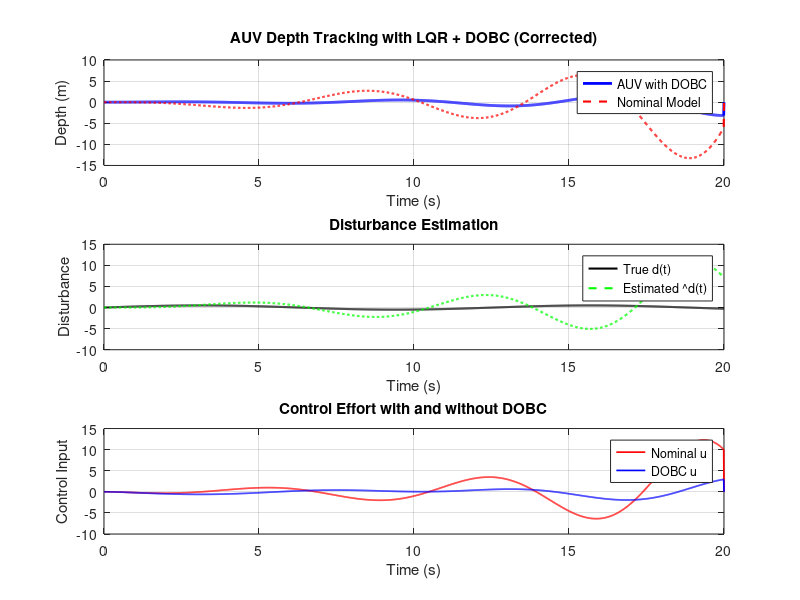

Reproduce this figure in MATLAB.
% DOBC with LQR (Corrected) for AUV Depth Control
clc; clear; close all;

%% System Parameters
A = [0 1; 0 0];
B = [0; 1];
C = [1 0];
E = [0; 1]; % Disturbance enters like control input
x0 = [0; 0];

%% LQR Controller
Q = diag([10 1]);
R = 1;
K = lqr(A, B, Q, R);

%% Simulation settings
dt = 0.01;
T = 20;
t = 0:dt:T;
N = length(t);

%% Disturbance signal
d = 0.5 * sin(0.5 * t); % True disturbance

%% Initialization
x = zeros(2, N); % Plant with DOBC
x_nom = zeros(2, N); % Nominal plant (for observer)
y = zeros(1, N);
y_nom = zeros(1, N);
u_nom = zeros(1, N);
u_dobc = zeros(1, N);
d_hat = zeros(1, N);

tau = 0.5; % Observer time constant (LPF)

%% Simulation loop
for k = 1:N-1
    % Nominal LQR control
    u_nom(k) = -K * x(:,k);

    % Nominal model output (no disturbance)
    dx_nom = A * x_nom(:,k) + B * u_nom(k);
    x_nom(:,k+1) = x_nom(:,k) + dx_nom * dt;
    y_nom(k) = C * x_nom(:,k);

    % Real plant output with true disturbance
    dx = A * x(:,k) + B * u_nom(k) + E * d(k);
    x(:,k+1) = x(:,k) + dx * dt;
    y(k) = C * x(:,k);

    % Disturbance observer (LPF)
    error = y(k) - y_nom(k);
    d_hat(k+1) = d_hat(k) + (1/tau)*(error - d_hat(k))*dt;

    % DOBC input (new)
    u_dobc(k) = u_nom(k) - d_hat(k);

    % Apply DOBC input again to plant (overwrite)
    dx = A * x(:,k) + B * u_dobc(k) + E * d(k);
    x(:,k+1) = x(:,k) + dx * dt;
end

%% Plot results
figure;

subplot(3,1,1)
plot(t, y, 'b', 'LineWidth', 2); hold on;
plot(t, y_nom, 'r--', 'LineWidth', 1.5);
xlabel('Time (s)'); ylabel('Depth (m)');
legend('AUV with DOBC', 'Nominal Model');
title('AUV Depth Tracking with LQR + DOBC (Corrected)');
grid on;

subplot(3,1,2)
plot(t, d, 'k', 'LineWidth', 1.5); hold on;
plot(t, d_hat, 'g--', 'LineWidth', 1.5);
legend('True d(t)', 'Estimated \^d(t)');
xlabel('Time (s)'); ylabel('Disturbance');
title('Disturbance Estimation');
grid on;

subplot(3,1,3)
plot(t, u_nom, 'r', 'LineWidth', 1.2); hold on;
plot(t, u_dobc, 'b', 'LineWidth', 1.2);
legend('Nominal u', 'DOBC u');
xlabel('Time (s)'); ylabel('Control Input');
title('Control Effort with and without DOBC');
grid on;